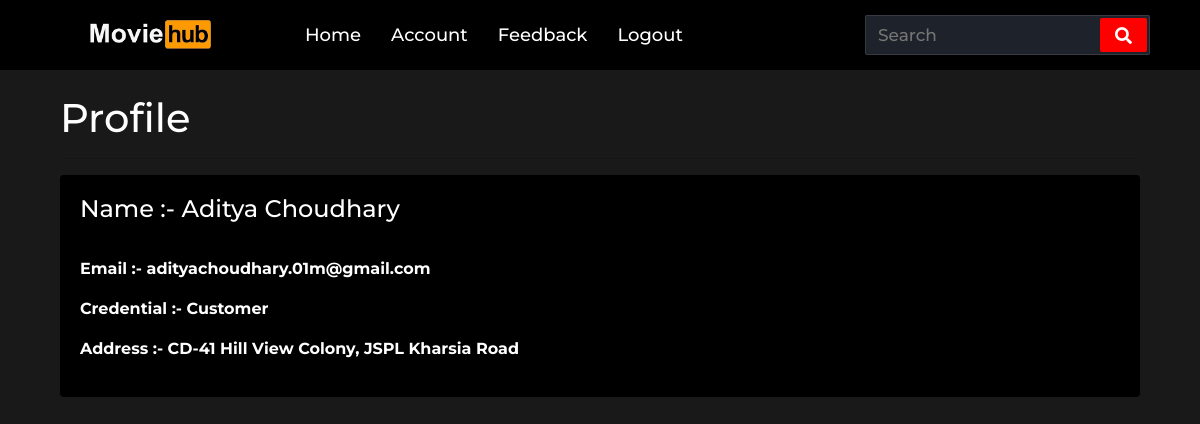
The page /manager/account (signed in) on the database as committed earlier.
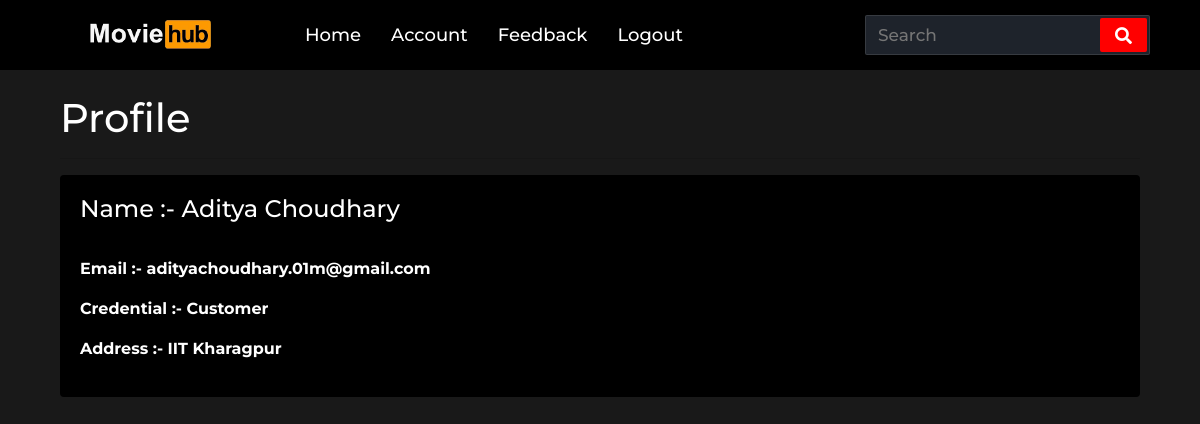
The same page on the database as committed later.
### website/models.py (models this page shows)
class User(db.Model, UserMixin):
    id = db.Column(db.Integer, primary_key=True)
    email = db.Column(db.String(150), unique=True)
    password = db.Column(db.String(150))
    first_name = db.Column(db.String(150))
    address = db.Column(db.String(150))
    cred = db.Column(db.Integer)
    movie_rent = db.relationship('Movie',secondary=user_rent, backref='user_who_rented')
    movie_buy = db.relationship('Movie',secondary=user_buy, backref='user_who_buy')
    movie_cart = db.relationship('Movie', secondary=user_cart, backref='user_who_cart')

### website/views.py (the view)
@views.route('/manager/account', methods=['GET', 'POST'])
def profile_manager():
    return render_template("profile_manager.html", user=current_user)

### website/__init__.py (called while the page is built)
def create_app():
    app = Flask(__name__)
    app.config['SECRET_KEY'] = 'hjshjhdjah kjshkjdhjs'
    app.config['SQLALCHEMY_DATABASE_URI'] = f'sqlite:///{DB_NAME}'
    db.init_app(app)
    from .views import views
    from .auth import auth
    app.register_blueprint(views, url_prefix='/')
    app.register_blueprint(auth, url_prefix='/')
    from .models import User, Note, Movie
    create_database(app)
    login_manager = LoginManager()
    login_manager.login_view = 'auth.login'
    login_manager.init_app(app)
    @login_manager.user_loader
    def load_user(id):
        return User.query.get(id)
    return app

### website/templates/profile_manager.html
{% extends "base.html" %} {% block title %}Profile{% endblock %}
{% block css %}
<link rel="stylesheet" href="{{ url_for('static', filename='css/accordion.css')}}">
<link rel="stylesheet" href="{{ url_for('static', filename='css/profile.css')}}">
{% endblock %}
{% block auth %}
<div class="nav-items">
    <li><a href="/manager">Home</a></li>
    <li><a href="/manager/account">Account</a></li>
    <li><a href="/user_feedback">Feedback</a></li>
    <li><a href="/logout">Logout</a></li>
</div>
{% endblock %}
{% block content %}
<div class="container">
    <div class="row">
        <div class="col">
            <br>
            <h1>Profile</h1>
            <hr>
            <div class="card">
                <div class="card-body">
                    <h4>Name :- {{ user.first_name }}</h4>
                    <hr>
                    {% if user %}
                    <p><b>Email :- {{user.email}}</b></p>
                        {% if user.cred == 1%}
                        <p><b>Credential :- Customer</b></p>
                        {% elif user.cred == 2%}
                        <p><b>Credential :- Staff</b></p>
                        {% else %}
                        <p><b>Credential :- Manager</b></p>
                        {% endif %}
                    <p><b>Address :- {{user.address}}</b></p>
                    {% else %}
                    <p>User not found</p>
                    {% endif %}
                </div>
            </div>
            </div>
            </div>
            </div>
{% endblock %}

Rows that differ between the two databases and show on the page:
changed User "Aditya Choudhary": address "CD-41 Hill View Colony, JSPL Kharsia Road" → "IIT Kharagpur"
